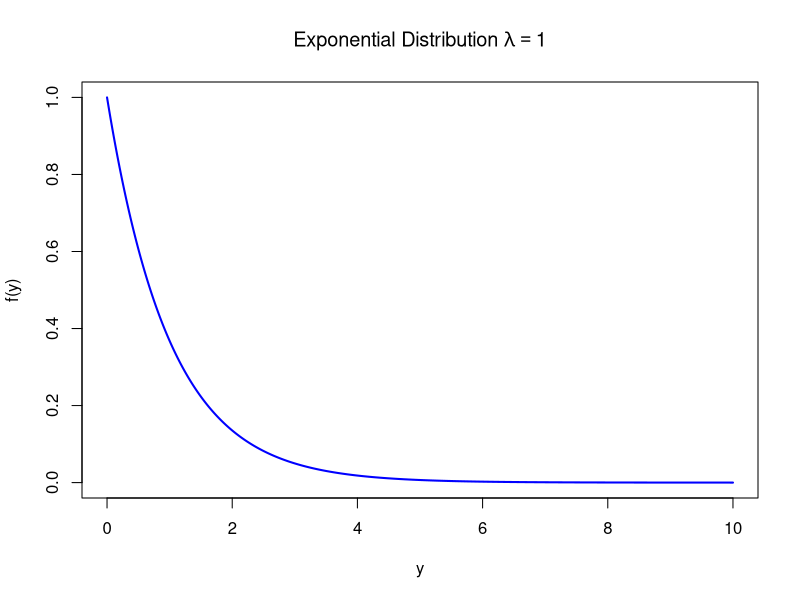
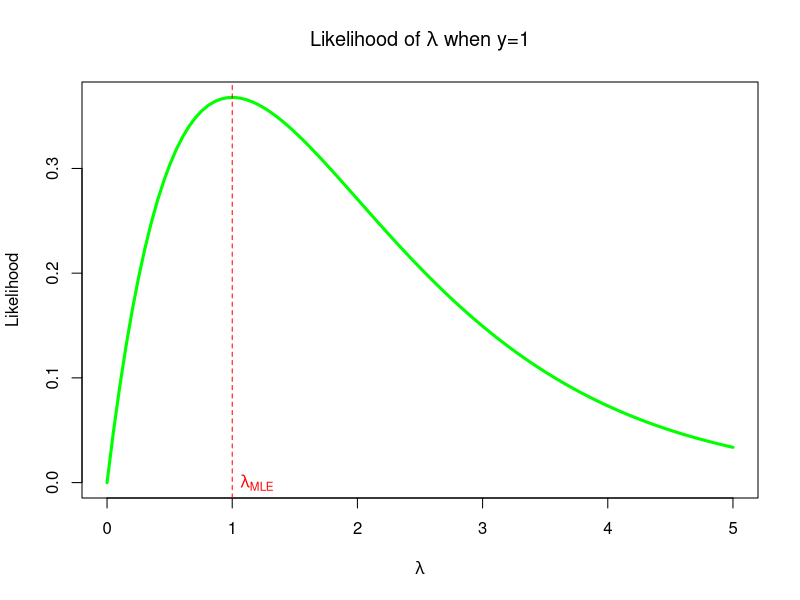
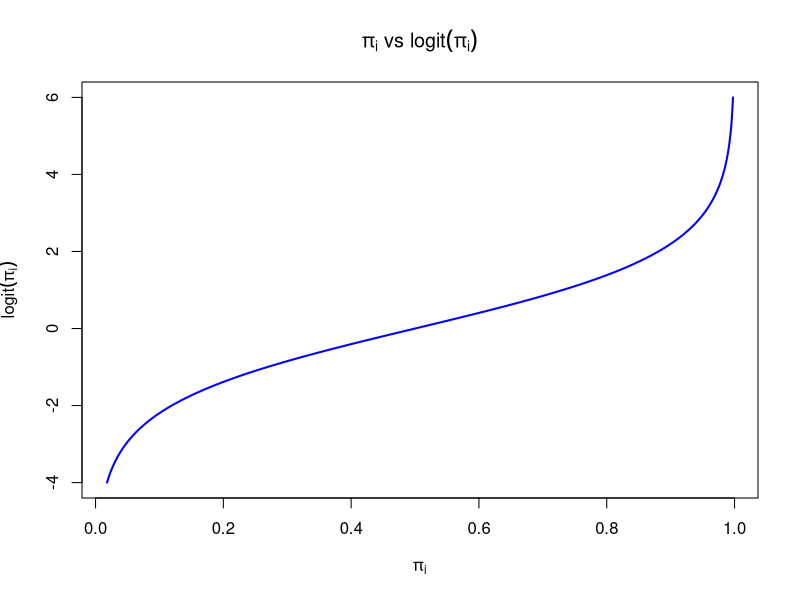
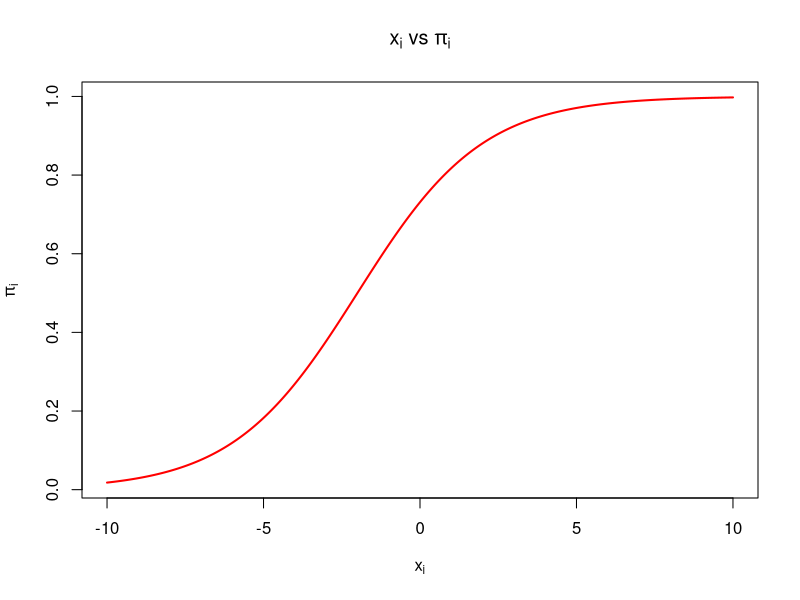

Generate these figures, in order, with R:
## ---- chunk 1
knitr::opts_chunk$set(echo = TRUE)
library(MASS)
library(boot)
## ---- chunk 2
n <- 1000
y <- seq(0,10,length=n)
fy <- dexp(y,rate=1)
plot(y,fy,type = "l",lwd=2, col=c("blue"), ylab='f(y)',
     xlab = 'y', main=expression(paste('Exponential Distribution ',lambda==1)))
## ---- chunk 3
#need to have the likelihood function of exponential distribution, then generate random vector with mean = 1
exp_likeh <- function(lambda,y){
  ans <- (lambda)*exp(-lambda*y)
  return(ans)
}

y <- 1
lambdas <- seq(0,5,length.out = 100)
lamb.lh <- exp_likeh(lambdas,y)

plot(lambdas,lamb.lh, type='l',col='green',lwd=3,
     ylab='Likelihood',xlab=expression(lambda),
     main=expression(paste('Likelihood of ',lambda,' when y=1')))
abline(v=1,col='red',lty=2)
text(1.2,0,labels=expression(lambda['MLE']),col='red')
## ---- chunk 4
n = 1000
b0 <- 1
b1 <- 0.5
x <- seq(-10,10,length=n)
mu <- inv.logit(b0 + b1*x)
## ---- chunk 5
plot(mu,logit(mu), xlab = expression(pi[i]), ylab = expression(logit(pi[i])), 
     main = expression(paste(pi[i],' vs ',logit(pi[i]))),
     type = 'l', col='blue', lwd=2)
## ---- chunk 6
plot(x,mu, xlab = expression(x[i]), ylab = expression(pi[i]), 
     main = expression(paste(x[i],' vs ',pi[i])),
     type = 'l', col='red', lwd=2)
## ---- chunk 7
set.seed(4)
y <- rbinom(n,1,mu)
summary(glm1 <- glm(y ~ x, family="binomial"))
